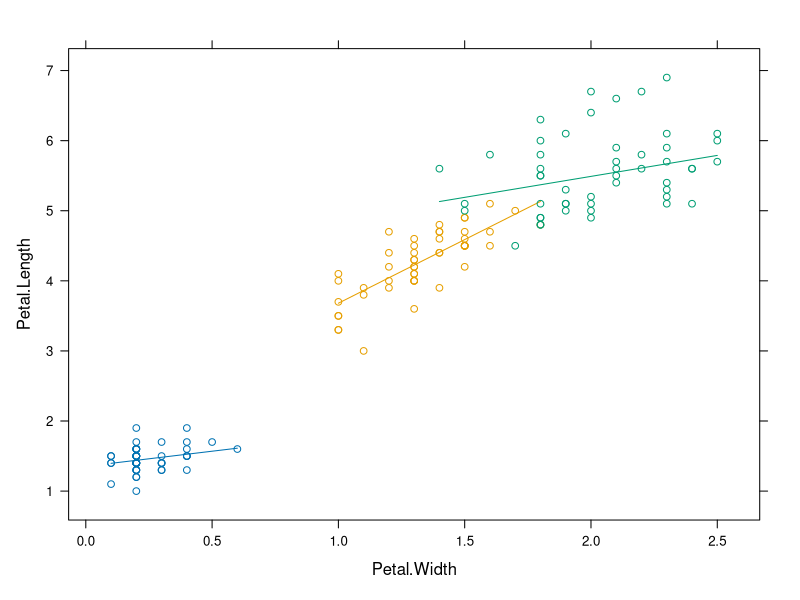

This figure's R source:
library(lattice)
data(iris)
xyplot(Petal.Length~Petal.Width,
	groups=Species, type=c("p","smooth"), span=100, data=iris)
	
